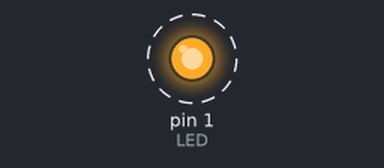
Recording of a sketch running on a simulated Arduino Uno, built with avr-gcc and run on an emulated ATmega328P. On the bench: output pins drawn as LEDs (lit = HIGH). Dashed ring = blinking.

Above: at 0.2 s.
Timing chart, 0 to 4.6 s (numbered marks = the images above):
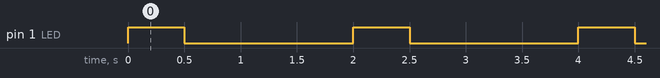

Measured:
- by itself, pin 1 (LED): alternates HIGH for 0.50 s and LOW for 1.5 s

The sketch:

LED_blinking.ino
```cpp
#define LED 1

void setup() {
pinMode (LED,OUTPUT);

}

void loop() {
 digitalWrite(LED,HIGH);
 delay(500); //25% from 2sec duty cycle
 digitalWrite(LED,LOW);
 delay(1500);

}
```
